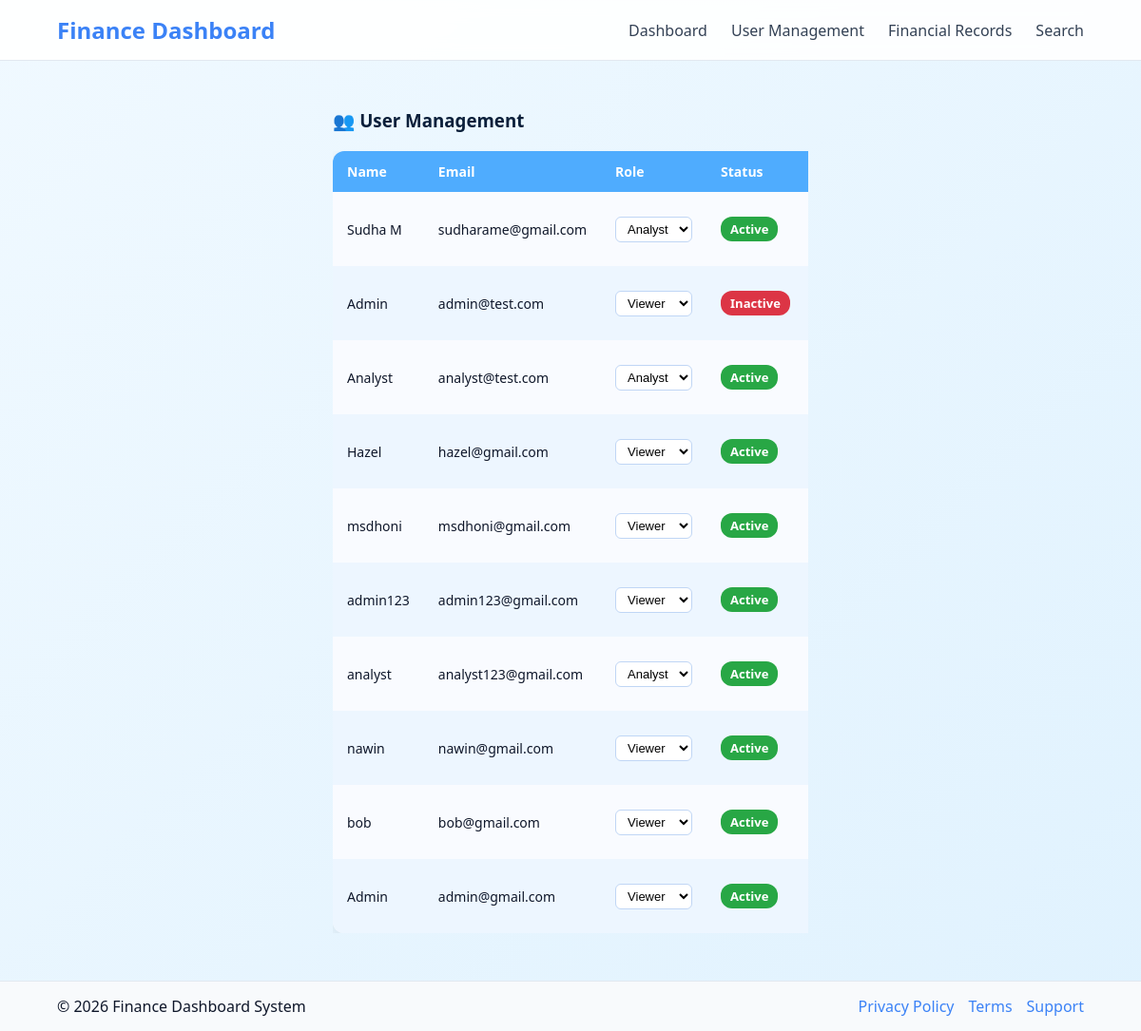
The app's page /admin/users (signed in), older data.
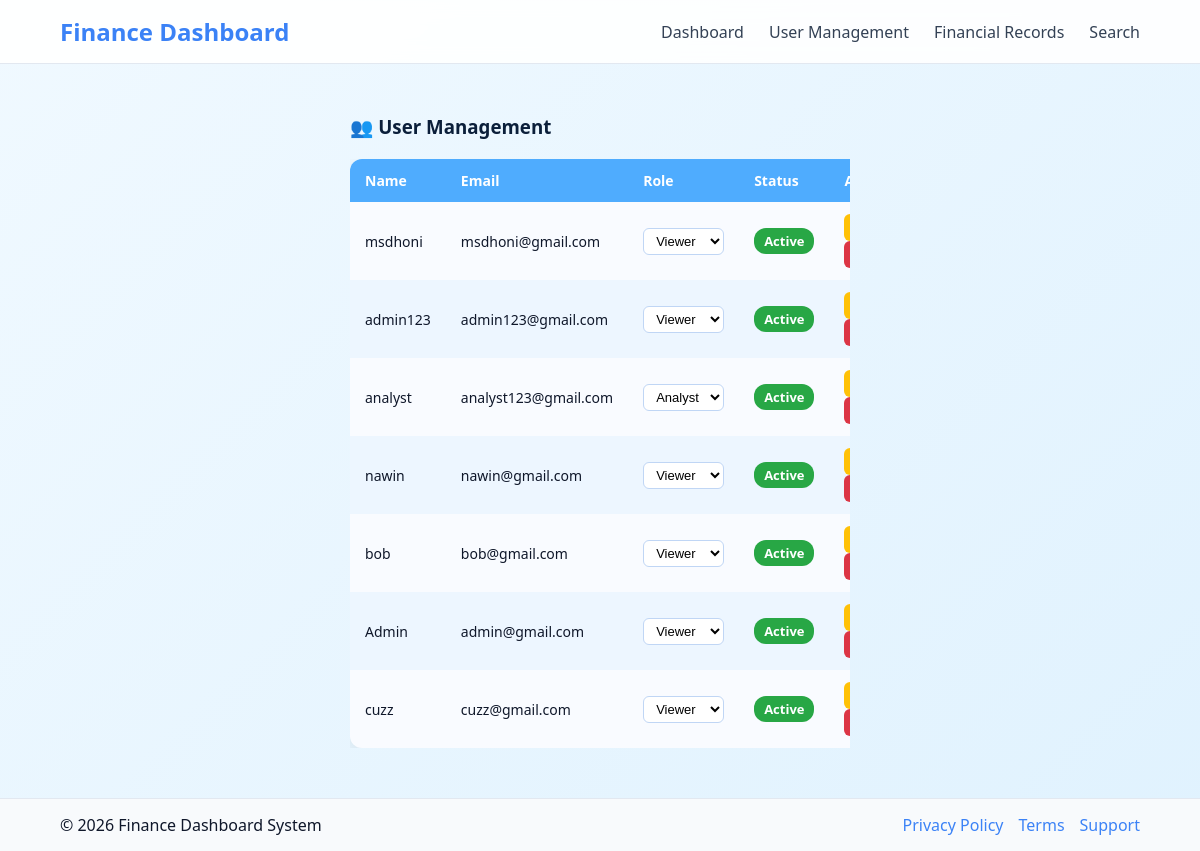
The same page, newer data.
### app/models.py (models this page shows, shortened)
class User(db.Model, UserMixin):
    id = db.Column(db.Integer, primary_key=True)
    name = db.Column(db.String(100), nullable=False)
    email = db.Column(db.String(100), unique=True, nullable=False)
    password = db.Column(db.String(200), nullable=False)
    is_active = db.Column(db.Boolean, default=True)
    role_id = db.Column(db.Integer, db.ForeignKey("role.id"))
    role = db.relationship("Role")
    records = db.relationship("Record", back_populates="user", cascade="all, delete-orphan")

### app/routes.py (the view)
            def decorated(*args, **kwargs):
                if "role" not in session:
                    return redirect(url_for("login"))
                if session["role"] not in allowed_roles:
                    flash("Access denied!", "error")
                    return redirect(url_for("home"))
                return func(*args, **kwargs)

### app/templates/admin_users.html (shortened to what this page needs)
{% extends "base.html" %}
{% block content %}
<div class="user-management-container">
    <h3 class="mb-4">👥 User Management</h3>
    <div class="table-wrapper">
        <table class="styled-table">
            <thead>
                <tr>
                    <th>Name</th>
                    <th>Email</th>
                    <th>Role</th>
                    <th>Status</th>
                    <th>Actions</th>
                </tr>
            </thead>
            <tbody>
                {% for user in users %}
                <tr>
                    <td data-label="Name">{{ user.name }}</td>
                    <td data-label="Email">{{ user.email }}</td>
                    <td data-label="Role">
                        <form action="/admin/change_role/{{ user.id }}" method="POST">
                            <select name="role" class="role-select" onchange="this.form.submit()">
                                <option value="viewer" {% if user.role.name == "viewer" %}selected{% endif %}>Viewer</option>
                                <option value="analyst" {% if user.role.name == "analyst" %}selected{% endif %}>Analyst</option>
                            </select>
                        </form>
                    </td>
                    <td data-label="Status">
                        {% if user.is_active %}
                            <span class="status active">Active</span>
                        {% else %}
                            <span class="status inactive">Inactive</span>
                        {% endif %}
                    </td>
                    <td data-label="Actions">
                        <a href="/admin/toggle/{{ user.id }}" class="action-btn toggle-btn">Toggle</a>
                        <a href="/admin/delete_user/{{ user.id }}" class="action-btn delete-btn">Delete</a>
                    </td>
                </tr>
                {% endfor %}
            </tbody>
        </table>
    </div>
</div>
{% endblock %}

### app/templates/base.html (shortened to what this page needs)
<!DOCTYPE html>
<html lang="en">
<head>
<link rel="stylesheet" href="https://cdn.jsdelivr.net/npm/bootstrap-icons@1.13.1/font/bootstrap-icons.css">
</head>
<body>
<nav class="navbar">
    <h2 class="logo">Finance Dashboard</h2>
    <ul class="nav-links" id="navLinks">
        <li><a href="{{ url_for('admin_insights') }}">Dashboard</a></li>
        <li><a href="{{ url_for('admin_users') }}">User Management</a></li>
        <li><a href="{{ url_for('add_record') }}">Financial Records</a></li>
        <li><a href="{{ url_for('admin_filter') }}">Search</a></li>
    </ul>
</nav>
<main>
    <div class="center-container">
        {% block content %}
        {% endblock %}
    </div>
</main>
<footer class="footer">
    <div class="footer-content">
        <p>&copy; 2026 Finance Dashboard System</p>
        <ul>
            <li><a href="#">Privacy Policy</a></li>
            <li><a href="#">Terms</a></li>
            <li><a href="#">Support</a></li>
        </ul>
    </div>
</footer>
</body>
</html>

### app/templates/base.html (style rules this page uses)
* { margin: 0; padding: 0; box-sizing: border-box; }
html, body { height: 100%; width: 100%; overflow-x: hidden; font-family: 'Segoe UI', sans-serif; background: linear-gradient(135deg, #F0F9FF, #E0F2FE); color: #0F172A; }
body { display: flex; flex-direction: column; min-height: 100vh; }
main { flex: 1; display: flex; justify-content: center; align-items: center; padding: 20px; }
.center-container { width: 100%; max-width: 500px; }
.navbar { position: sticky; top: 0; width: 100%; z-index: 1000; display: flex; justify-content: space-between; align-items: center; padding: 15px 5%; background: rgba(255,255,255,0.9); backdrop-filter: blur(10px); border-bottom: 1px solid #E2E8F0; }
.logo { color: #3B82F6; font-size: 1.5rem; font-weight: bold; }
.nav-links { list-style: none; display: flex; gap: 25px; }
.nav-links li a { text-decoration: none; color: #334155; font-weight: 500; position: relative; }
.nav-links li a::after { content: ""; position: absolute; width: 0%; height: 2px; background: #3B82F6; left: 0; bottom: -4px; transition: 0.3s; }
.footer { margin-top: auto; background-color: #F8FAFC; border-top: 1px solid #E2E8F0; padding: 15px 5%; }
.footer-content { display: flex; justify-content: space-between; flex-wrap: wrap; gap: 10px; }
.footer-content ul { display: flex; gap: 15px; list-style: none; }
.footer-content a { text-decoration: none; color: #3B82F6; }

### app/templates/admin_users.html (style rules this page uses)
.user-management-container { max-width: 1000px; margin: 30px auto; font-family: 'Segoe UI', Tahoma, Geneva, Verdana, sans-serif; }
h3 { font-weight: 700; color: #0b1f3a; text-align: left; margin-bottom: 20px; }
.table-wrapper { overflow-x: auto; }
.styled-table { width: 100%; border-collapse: collapse; border-radius: 12px; overflow: hidden; box-shadow: 0 6px 20px rgba(0,0,0,0.08); background: #f9fbff; }
.styled-table th, .styled-table td { padding: 12px 15px; text-align: left; font-size: 14px; }
.styled-table th { background: #4facfe; color: white; font-weight: 600; }
.styled-table tbody tr:nth-child(even) { background: #edf6ff; }
.role-select { padding: 4px 8px; border-radius: 6px; border: 1px solid #c0d6f5; background: #ffffff; cursor: pointer; font-size: 13px; width: auto; }
.status { padding: 4px 10px; border-radius: 12px; font-weight: 600; font-size: 13px; color: white; display: inline-block; }
.status.active { background: #28a745; }
.action-btn { padding: 5px 10px; border-radius: 6px; text-decoration: none; font-weight: 500; font-size: 12px; margin-right: 4px; display: inline-block; }
.toggle-btn { background: #ffc107; color: #0b1f3a; }
.delete-btn { background: #dc3545; color: white; }

Row changes from the older to the newer data that the page shows:
removed User: name "Sudha M", email "sudharame@gmail.com", role "Analyst", is_active "Active"
removed User: name "Admin", email "admin@test.com", is_active "Inactive"
removed User: name "Analyst", email "analyst@test.com", role "Analyst", is_active "Active"
removed User: name "Hazel", email "hazel@gmail.com", is_active "Active"
added User: name "cuzz", email "cuzz@gmail.com", role "Viewer", is_active "Active"
